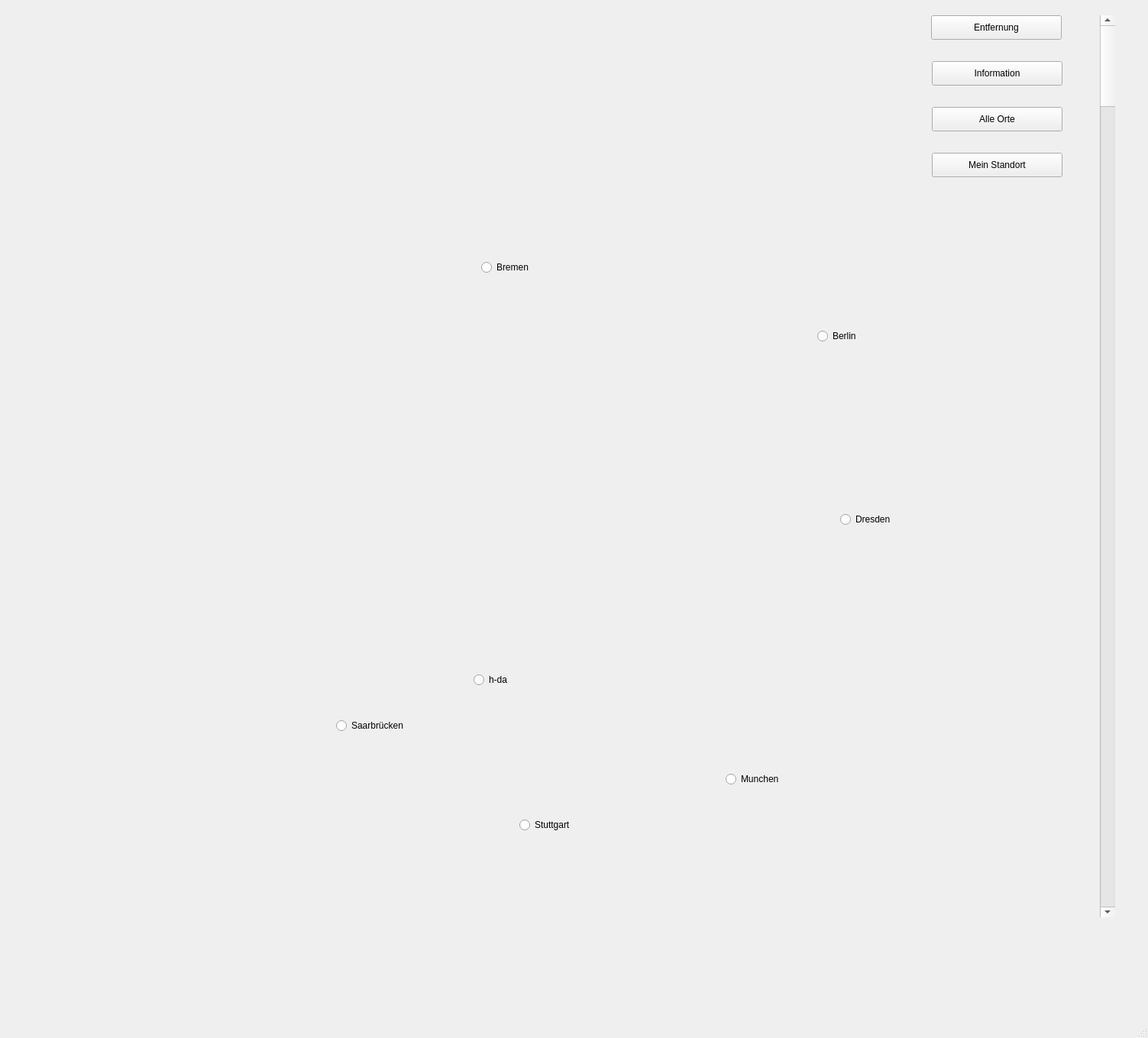
<?xml version="1.0" encoding="UTF-8"?>
<ui version="4.0">
 <class>MainWindow</class>
 <widget class="QMainWindow" name="MainWindow">
  <property name="enabled">
   <bool>true</bool>
  </property>
  <property name="geometry">
   <rect>
    <x>0</x>
    <y>0</y>
    <width>1503</width>
    <height>1359</height>
   </rect>
  </property>
  <property name="windowTitle">
   <string>MainWindow</string>
  </property>
  <property name="autoFillBackground">
   <bool>true</bool>
  </property>
  <widget class="QWidget" name="centralwidget">
   <widget class="QLabel" name="mapLabel">
    <property name="geometry">
     <rect>
      <x>330</x>
      <y>-30</y>
      <width>1041</width>
      <height>1341</height>
     </rect>
    </property>
    <property name="text">
     <string/>
    </property>
    <property name="pixmap">
     <pixmap>navigation_karte/background.png</pixmap>
    </property>
    <property name="scaledContents">
     <bool>true</bool>
    </property>
   </widget>
   <widget class="QScrollBar" name="verticalScrollBar">
    <property name="geometry">
     <rect>
      <x>1440</x>
      <y>20</y>
      <width>20</width>
      <height>1181</height>
     </rect>
    </property>
    <property name="orientation">
     <enum>Qt::Vertical</enum>
    </property>
   </widget>
   <widget class="QRadioButton" name="Berlin">
    <property name="geometry">
     <rect>
      <x>1070</x>
      <y>430</y>
      <width>99</width>
      <height>20</height>
     </rect>
    </property>
    <property name="text">
     <string>Berlin</string>
    </property>
   </widget>
   <widget class="QRadioButton" name="Munchen">
    <property name="geometry">
     <rect>
      <x>950</x>
      <y>1010</y>
      <width>99</width>
      <height>20</height>
     </rect>
    </property>
    <property name="text">
     <string>Munchen</string>
    </property>
   </widget>
   <widget class="QRadioButton" name="Dresden">
    <property name="geometry">
     <rect>
      <x>1100</x>
      <y>670</y>
      <width>99</width>
      <height>20</height>
     </rect>
    </property>
    <property name="text">
     <string>Dresden</string>
    </property>
   </widget>
   <widget class="QRadioButton" name="Bremen">
    <property name="geometry">
     <rect>
      <x>630</x>
      <y>340</y>
      <width>99</width>
      <height>20</height>
     </rect>
    </property>
    <property name="text">
     <string>Bremen</string>
    </property>
   </widget>
   <widget class="QRadioButton" name="Saarbrucken">
    <property name="geometry">
     <rect>
      <x>440</x>
      <y>940</y>
      <width>99</width>
      <height>20</height>
     </rect>
    </property>
    <property name="text">
     <string>Saarbrücken</string>
    </property>
   </widget>
   <widget class="QRadioButton" name="Stuttgart">
    <property name="geometry">
     <rect>
      <x>680</x>
      <y>1070</y>
      <width>99</width>
      <height>20</height>
     </rect>
    </property>
    <property name="text">
     <string>Stuttgart</string>
    </property>
   </widget>
   <widget class="QRadioButton" name="hda">
    <property name="geometry">
     <rect>
      <x>620</x>
      <y>880</y>
      <width>99</width>
      <height>20</height>
     </rect>
    </property>
    <property name="text">
     <string>h-da</string>
    </property>
   </widget>
   <widget class="QPushButton" name="distanceButton">
    <property name="geometry">
     <rect>
      <x>1219</x>
      <y>20</y>
      <width>171</width>
      <height>32</height>
     </rect>
    </property>
    <property name="text">
     <string>Entfernung</string>
    </property>
   </widget>
   <widget class="QPushButton" name="infoButton">
    <property name="geometry">
     <rect>
      <x>1220</x>
      <y>80</y>
      <width>171</width>
      <height>32</height>
     </rect>
    </property>
    <property name="text">
     <string>Information</string>
    </property>
   </widget>
   <widget class="QPushButton" name="allLocationsButton">
    <property name="geometry">
     <rect>
      <x>1220</x>
      <y>140</y>
      <width>171</width>
      <height>32</height>
     </rect>
    </property>
    <property name="text">
     <string>Alle Orte</string>
    </property>
   </widget>
   <widget class="QPushButton" name="myLocationButton">
    <property name="geometry">
     <rect>
      <x>1220</x>
      <y>200</y>
      <width>171</width>
      <height>32</height>
     </rect>
    </property>
    <property name="text">
     <string>Mein Standort</string>
    </property>
   </widget>
  </widget>
  <widget class="QMenuBar" name="menubar">
   <property name="geometry">
    <rect>
     <x>0</x>
     <y>0</y>
     <width>1503</width>
     <height>24</height>
    </rect>
   </property>
  </widget>
  <widget class="QStatusBar" name="statusbar"/>
 </widget>
 <resources/>
 <connections/>
</ui>
